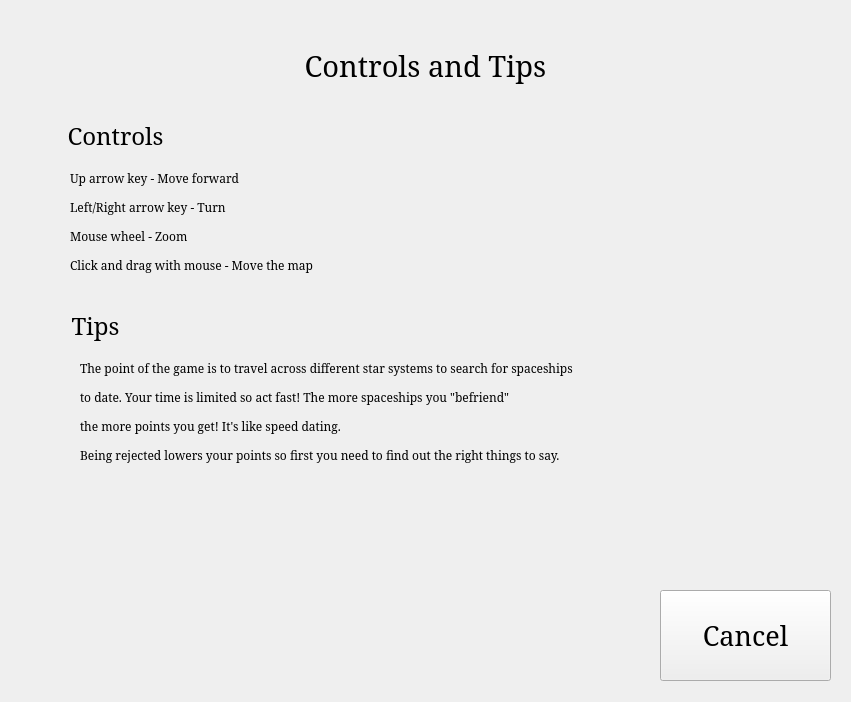
<?xml version="1.0" encoding="UTF-8"?>
<ui version="4.0">
 <class>controls</class>
 <widget class="QWidget" name="controls">
  <property name="geometry">
   <rect>
    <x>0</x>
    <y>0</y>
    <width>851</width>
    <height>702</height>
   </rect>
  </property>
  <property name="sizePolicy">
   <sizepolicy hsizetype="Fixed" vsizetype="Fixed">
    <horstretch>0</horstretch>
    <verstretch>0</verstretch>
   </sizepolicy>
  </property>
  <property name="minimumSize">
   <size>
    <width>851</width>
    <height>702</height>
   </size>
  </property>
  <property name="maximumSize">
   <size>
    <width>851</width>
    <height>702</height>
   </size>
  </property>
  <property name="windowTitle">
   <string>Controls and Tips</string>
  </property>
  <widget class="QLabel" name="title_label">
   <property name="geometry">
    <rect>
     <x>10</x>
     <y>10</y>
     <width>831</width>
     <height>111</height>
    </rect>
   </property>
   <property name="font">
    <font>
     <family>Serif</family>
     <pointsize>22</pointsize>
     <weight>50</weight>
     <bold>false</bold>
    </font>
   </property>
   <property name="text">
    <string>Controls and Tips</string>
   </property>
   <property name="alignment">
    <set>Qt::AlignCenter</set>
   </property>
  </widget>
  <widget class="QLabel" name="controlsTitle_label">
   <property name="geometry">
    <rect>
     <x>40</x>
     <y>110</y>
     <width>151</width>
     <height>51</height>
    </rect>
   </property>
   <property name="font">
    <font>
     <family>Serif</family>
     <pointsize>18</pointsize>
     <weight>50</weight>
     <bold>false</bold>
    </font>
   </property>
   <property name="text">
    <string>Controls</string>
   </property>
   <property name="alignment">
    <set>Qt::AlignCenter</set>
   </property>
  </widget>
  <widget class="QLabel" name="controls_label">
   <property name="geometry">
    <rect>
     <x>70</x>
     <y>170</y>
     <width>401</width>
     <height>141</height>
    </rect>
   </property>
   <property name="font">
    <font>
     <family>Serif</family>
    </font>
   </property>
   <property name="text">
    <string>&lt;html&gt;&lt;head/&gt;&lt;body&gt;&lt;p&gt;Up arrow key - Move forward&lt;/p&gt;&lt;p&gt;Left/Right arrow key - Turn&lt;/p&gt;&lt;p&gt;Mouse wheel - Zoom&lt;/p&gt;&lt;p&gt;Click and drag with mouse - Move the map&lt;/p&gt;&lt;/body&gt;&lt;/html&gt;</string>
   </property>
   <property name="alignment">
    <set>Qt::AlignLeading|Qt::AlignLeft|Qt::AlignTop</set>
   </property>
  </widget>
  <widget class="QLabel" name="tipsTitle_label">
   <property name="geometry">
    <rect>
     <x>20</x>
     <y>300</y>
     <width>151</width>
     <height>51</height>
    </rect>
   </property>
   <property name="font">
    <font>
     <family>Serif</family>
     <pointsize>18</pointsize>
     <weight>50</weight>
     <bold>false</bold>
    </font>
   </property>
   <property name="text">
    <string>Tips</string>
   </property>
   <property name="alignment">
    <set>Qt::AlignCenter</set>
   </property>
  </widget>
  <widget class="QLabel" name="tips_label">
   <property name="geometry">
    <rect>
     <x>80</x>
     <y>360</y>
     <width>721</width>
     <height>221</height>
    </rect>
   </property>
   <property name="font">
    <font>
     <family>Serif</family>
    </font>
   </property>
   <property name="text">
    <string>&lt;html&gt;&lt;head/&gt;&lt;body&gt;&lt;p&gt;The point of the game is to travel across different star systems to search for spaceships &lt;/p&gt;&lt;p&gt;to date. Your time is limited so act fast! The more spaceships you &amp;quot;befriend&amp;quot; &lt;/p&gt;&lt;p&gt;the more points you get! It's like speed dating. &lt;/p&gt;&lt;p&gt;Being rejected lowers your points so first you need to find out the right things to say. &lt;/p&gt;&lt;/body&gt;&lt;/html&gt;</string>
   </property>
   <property name="alignment">
    <set>Qt::AlignLeading|Qt::AlignLeft|Qt::AlignTop</set>
   </property>
  </widget>
  <widget class="QPushButton" name="cancel_button">
   <property name="geometry">
    <rect>
     <x>660</x>
     <y>590</y>
     <width>171</width>
     <height>91</height>
    </rect>
   </property>
   <property name="font">
    <font>
     <family>Serif</family>
     <pointsize>20</pointsize>
     <weight>50</weight>
     <bold>false</bold>
    </font>
   </property>
   <property name="text">
    <string>Cancel</string>
   </property>
  </widget>
 </widget>
 <resources/>
 <connections>
  <connection>
   <sender>cancel_button</sender>
   <signal>clicked()</signal>
   <receiver>controls</receiver>
   <slot>close()</slot>
   <hints>
    <hint type="sourcelabel">
     <x>783</x>
     <y>604</y>
    </hint>
    <hint type="destinationlabel">
     <x>821</x>
     <y>557</y>
    </hint>
   </hints>
  </connection>
 </connections>
</ui>
